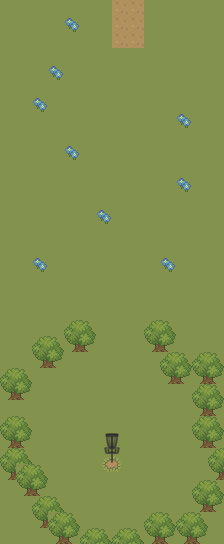

The image is a tile-based game level rendered from a .tmx file. Its description and complete source (layers, tilesets, objects, tile grids) follow:
An orthogonal 14x34 tile map with 16x16 px tiles, 2 tile layers (Tile Layer 1, Tile Layer 2), 2 tilesets.

<map version="1.10" tiledversion="1.11.0" orientation="orthogonal" renderorder="right-down" width="14" height="34" tilewidth="16" tileheight="16" infinite="0" nextlayerid="3" nextobjectid="1">
 <tileset firstgid="1" source="free.tsx" />
 <tileset firstgid="131" source="transparent_basket(1).tsx" />
 <layer id="1" name="Tile Layer 1" width="14" height="34">
  <data encoding="csv">
15,15,15,15,15,15,15,6,6,15,15,15,15,15,
15,15,15,15,15,15,15,6,6,15,15,15,15,15,
15,15,15,15,15,15,15,6,6,15,15,15,15,15,
15,15,15,15,15,15,15,15,15,15,15,15,15,15,
15,15,15,15,15,15,15,15,15,15,15,15,15,15,
15,15,15,15,15,15,15,15,15,15,15,15,15,15,
15,15,15,15,15,15,15,15,15,15,15,15,15,15,
15,15,15,15,15,15,15,15,15,15,15,15,15,15,
15,15,15,15,15,15,15,15,15,15,15,15,15,15,
15,15,15,15,15,15,15,15,15,15,15,15,15,15,
15,15,15,15,15,15,15,15,15,15,15,15,15,15,
15,15,15,15,15,15,15,15,15,15,15,15,15,15,
15,15,15,15,15,15,15,15,15,15,15,15,15,15,
15,15,15,15,15,15,15,15,15,15,15,15,15,15,
15,15,15,15,15,15,15,15,15,15,15,15,15,15,
15,15,15,15,15,15,15,15,15,15,15,15,15,15,
15,15,15,15,15,15,15,15,15,15,15,15,15,15,
15,15,15,15,15,15,15,15,15,15,15,15,15,15,
15,15,15,15,15,15,15,15,15,15,15,15,15,15,
15,15,15,15,15,15,15,15,15,15,15,15,15,15,
15,15,15,15,15,15,15,15,15,15,15,15,15,15,
15,15,15,15,15,15,15,15,15,15,15,15,15,15,
15,15,15,15,15,15,15,15,15,15,15,15,15,15,
15,15,15,15,15,15,15,15,15,15,15,15,15,15,
15,15,15,15,15,15,15,15,15,15,15,15,15,15,
15,15,15,15,15,15,15,15,15,15,15,15,15,15,
15,15,15,15,15,15,15,15,15,15,15,15,15,15,
15,15,15,15,15,15,15,15,15,15,15,15,15,15,
15,15,15,15,15,15,17,18,15,15,15,15,15,15,
15,15,15,15,15,15,30,31,15,15,15,15,15,15,
15,15,15,15,15,15,15,15,15,15,15,15,15,15,
15,15,15,15,15,15,15,15,15,15,15,15,15,15,
15,15,15,15,15,15,15,15,15,15,15,15,15,15,
15,15,15,15,15,15,15,15,15,15,15,15,15,15
</data>
 </layer>
 <layer id="2" name="Tile Layer 2" width="14" height="34">
  <data encoding="csv">
0,0,0,0,0,0,0,0,0,0,0,0,0,0,
0,0,0,0,12,0,0,0,0,0,0,0,0,0,
0,0,0,0,0,0,0,0,0,0,0,0,0,0,
0,0,0,0,0,0,0,0,0,0,0,0,0,0,
0,0,0,12,0,0,0,0,0,0,0,0,0,0,
0,0,0,0,0,0,0,0,0,0,0,0,0,0,
0,0,12,0,0,0,0,0,0,0,0,0,0,0,
0,0,0,0,0,0,0,0,0,0,0,12,0,0,
0,0,0,0,0,0,0,0,0,0,0,0,0,0,
0,0,0,0,12,0,0,0,0,0,0,0,0,0,
0,0,0,0,0,0,0,0,0,0,0,0,0,0,
0,0,0,0,0,0,0,0,0,0,0,12,0,0,
0,0,0,0,0,0,0,0,0,0,0,0,0,0,
0,0,0,0,0,0,12,0,0,0,0,0,0,0,
0,0,0,0,0,0,0,0,0,0,0,0,0,0,
0,0,0,0,0,0,0,0,0,0,0,0,0,0,
0,0,12,0,0,0,0,0,0,0,12,0,0,0,
0,0,0,0,0,0,0,0,0,0,0,0,0,0,
0,0,0,0,0,0,0,0,0,0,0,0,0,0,
0,0,0,0,0,0,0,0,0,0,0,0,0,0,
0,0,0,0,49,50,0,0,0,49,50,0,0,0,
0,0,49,50,62,63,0,0,0,62,63,0,0,0,
0,0,62,63,0,0,0,0,0,0,49,50,49,50,
49,50,0,0,0,0,0,0,0,0,62,63,62,63,
62,63,0,0,0,0,0,0,0,0,0,0,49,50,
0,0,0,0,0,0,0,0,0,0,0,0,62,63,
49,50,0,0,0,0,0,0,0,0,0,0,49,50,
62,63,0,0,0,0,131,132,0,0,0,0,62,63,
49,50,0,0,0,0,133,134,0,0,0,0,0,49,
62,49,50,0,0,0,30,31,0,0,0,0,0,62,
0,62,63,0,0,0,0,0,0,0,0,0,49,50,
0,0,49,50,0,0,0,0,0,0,0,0,62,63,
0,0,62,49,50,0,0,0,0,49,50,49,50,0,
0,0,0,62,63,49,50,49,50,62,63,62,63,0
</data>
 </layer>
</map>
